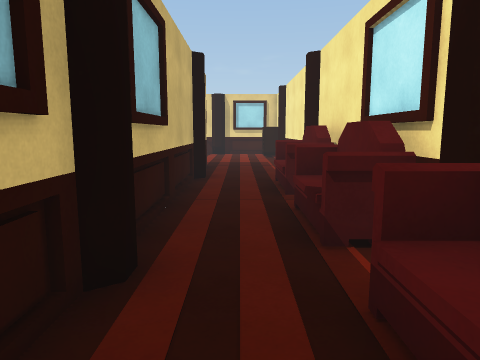
view 1 (above)

21 first-person views from a walk through a 3-D level made in the Unity game engine. The camera is 1.5 m above the floor, tilts 8° down and sees 70° across. The floor is counted in squares, 1 m on a side. Each view is taken from the middle of a square. On the plan, view 1 faces up. The plan holds only what a view shows up to about 16 squares ahead; the rest is blank. The place goes on beyond the plan. The player character is not drawn. Some animated figures are not drawn.

view 2
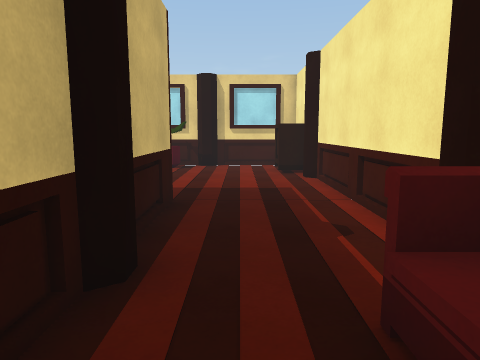

view 3
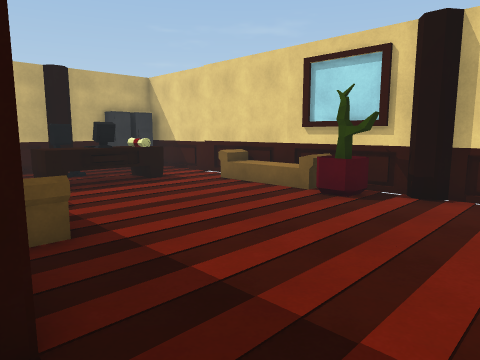

view 4
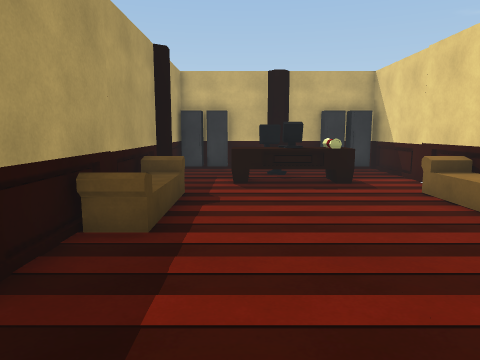

view 5
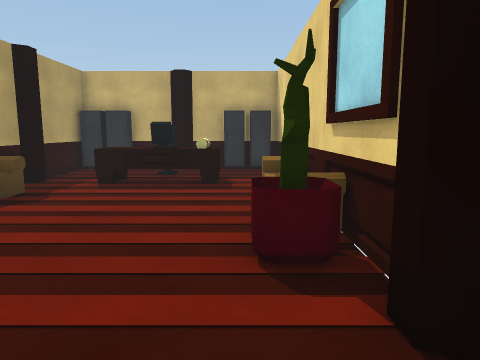

view 6
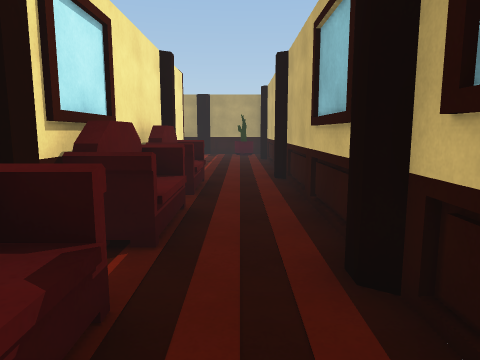

view 7
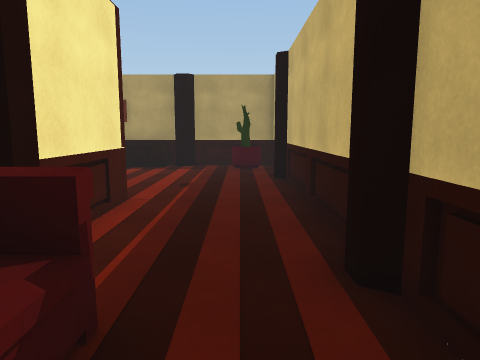

view 8
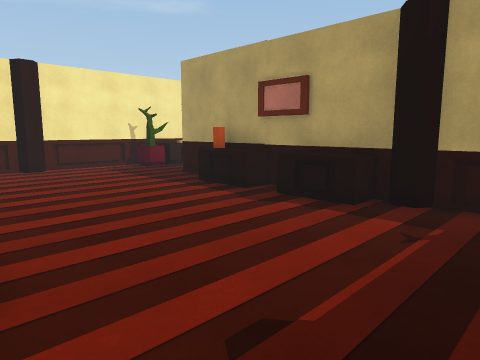

view 9
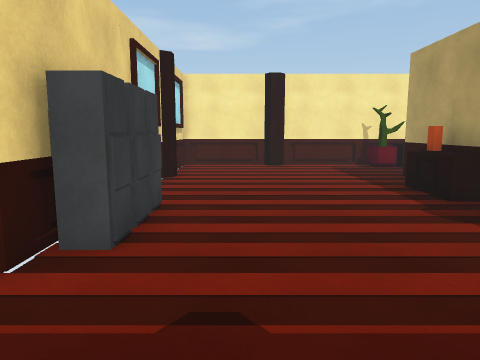

view 10
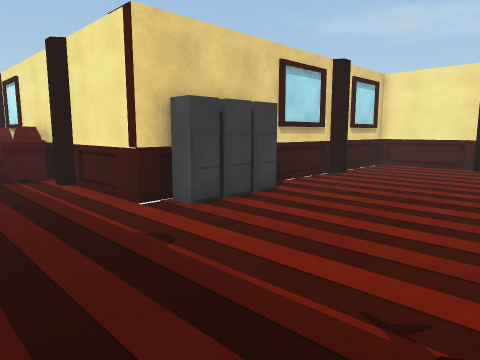

view 11
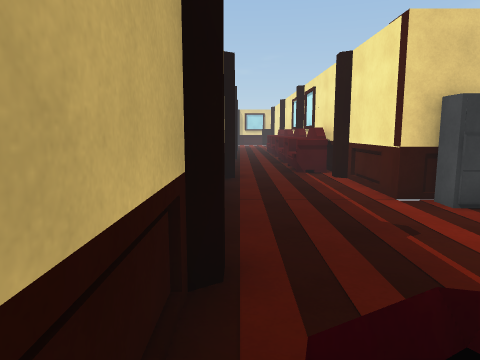

view 12
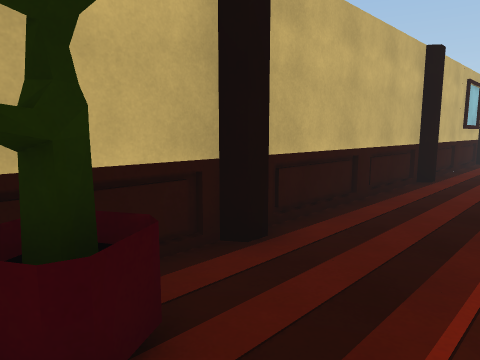

view 13
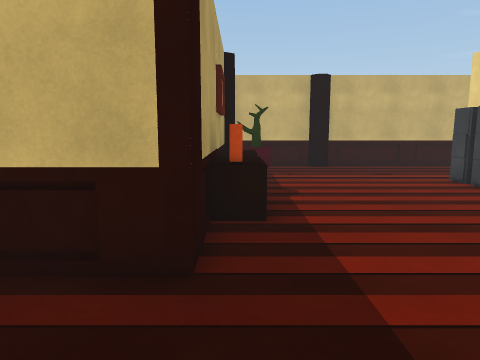

view 14
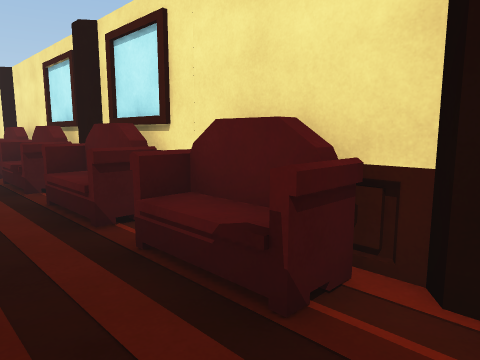

view 15
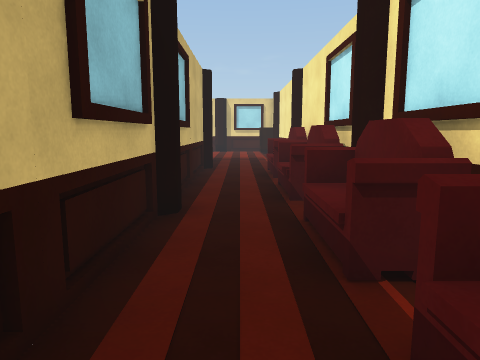

view 16
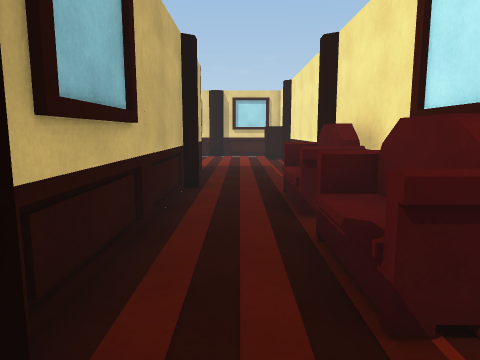

view 17
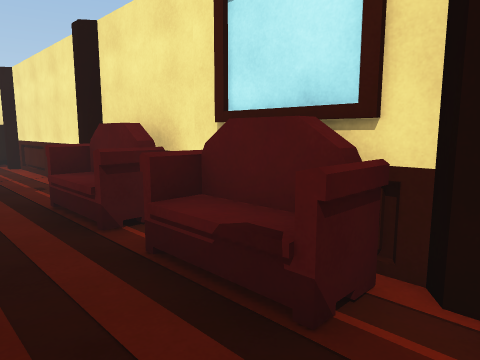

view 18
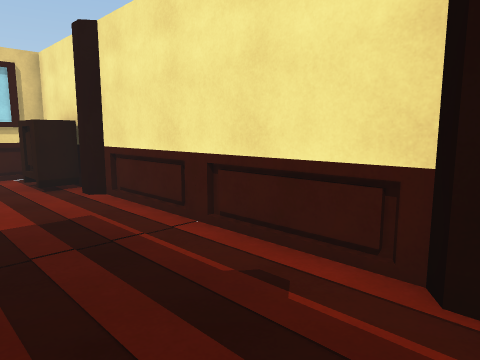

view 19
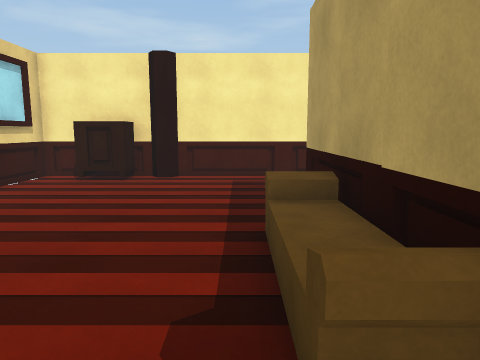

view 20
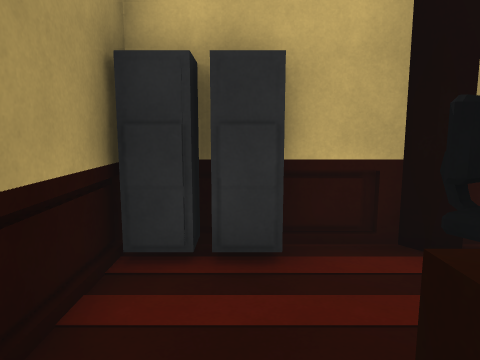

view 21
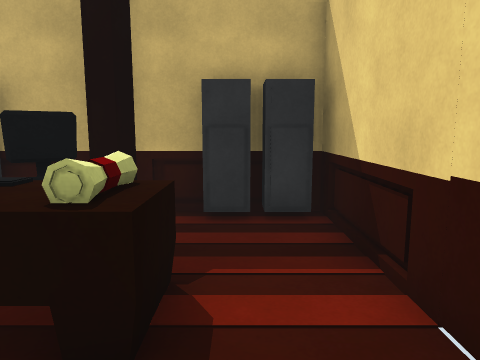

### Floor plan
Points are (right, up) in squares from view 1. A wall is a line through its corners. A room is listed if a view was taken in it or the views show most of it. See-through windows are left out.
Room 1 (views 1, 2, 3, 4, 5, 6, 7, 8, 9, 10, 11, 12, 13, 14, 15, 16, 17, 18, 19, 20, 21)
walls: (2.5, 3.9) (2.5, 11.1) (2.2, 11.3) (2.2, 11.7) (2.5, 12) (2.5, 19.1) (2.2, 19.3) (2.2, 19.7) (2.5, 20) (2.5, 23.6) (-1, 23.6) (-1.2, 23.2) (-1.7, 23.2) (-1.9, 23.6) (-13.5, 23.6) (-13.5, 20) (-13.2, 19.8) (-13.2, 19.4) (-13.5, 19.2) (-13.5, 16.4); (-1.2, 11.9) (-1.2, 11.3) (-1.5, 11.1) (-1.5, 4) (-1.2, 3.7) (-1.2, 3.3) (-1.5, 3.1) (-1.5, -4) (-1.2, -4.3) (-1.2, -4.7) (-1.5, -4.9) (-1.5, -12) (-1.2, -12.3) (-1.2, -12.7) (-1.5, -12.9) (-1.5, -16.3); (3.9, -8.5) (2.5, -8.5) (2.5, -4.9) (2.2, -4.7) (2.2, -4.3) (2.5, -4) (2.5, 3); (10.9, -8.8) (10.3, -8.8) (10.1, -8.5) (7, -8.5); (-9.7, 15.9) (-9.3, 15.9) (-9.1, 15.5) (-1.5, 15.6) (-1.5, 12.7); (-13.5, 15.5) (-10.2, 15.5); (2.9, -16.5) (10.5, -16.5) (10.5, -18.5); (-1.6, -16.5) (2, -16.5) (2.3, -16.1); (14.5, -18.5) (14.5, -13) (14.2, -12.8) (14.2, -12.3) (14.5, -12.1) (14.5, -8.5) (11.4, -8.5)
ways out: gap at (-13, 20)
objects: cabinet (-13, 16); cabinet (-13, 17); cabinet (-13, 22); cabinet (-13, 23); chair (-12, 19) to (-11, 20); desk (-10, 18) to (-9, 18); computer (-10, 19) to (-9, 20); desk (-10, 21) to (-9, 21); sofa (-7, 23); sofa (-6, 17); plant (-4, 23); plant (0, -16) to (0, -15); sofa (1, -3) to (2, -1); sofa (1, 0) to (2, 3); sofa (1, 4) to (2, 7); sofa (1, 8) to (2, 10); other object (2, 21) to (2, 22); other object (3, -16) to (5, -16); cabinet (3, -9) to (4, -9); cabinet (5, -9); cabinet (6, -9); other object (7, -16); other object (8, -16); other object (13, -18); plant (14, -18)

Positions as (right, up) in squares from view 1, and headings:
1: (0, 0), facing up
2: (0, 8), facing up
3: (1, 15), facing up-left
4: (1, 18), facing left
5: (1, 22), facing left
6: (0, 7), facing down
7: (0, -1), facing down
8: (0, -9), facing down-right
9: (-1, -11), facing right
10: (-1, -15), facing up-right
11: (-1, -16), facing up
12: (2, -16), facing up-left
13: (14, -16), facing left
14: (-1, -5), facing up-right
15: (0, -3), facing up
16: (0, 2), facing up
17: (-1, 3), facing up-right
18: (-1, 11), facing up-right
19: (-9, 17), facing right
20: (-9, 17), facing left
21: (-7, 22), facing left
